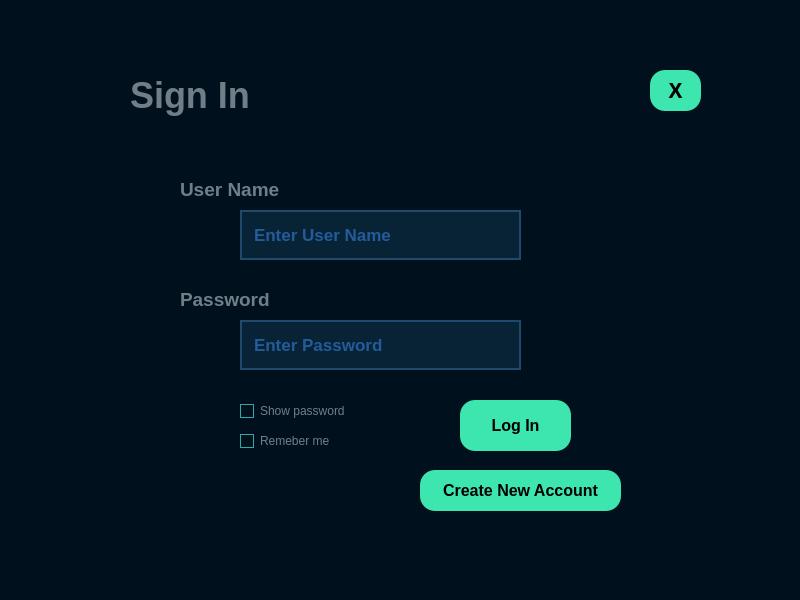
<?xml version="1.0" encoding="UTF-8"?>
<ui version="4.0">
 <class>MainPage</class>
 <widget class="QMainWindow" name="MainPage">
  <property name="geometry">
   <rect>
    <x>0</x>
    <y>0</y>
    <width>800</width>
    <height>600</height>
   </rect>
  </property>
  <property name="windowTitle">
   <string>Tic Tac Toe</string>
  </property>
  <property name="windowIcon">
   <iconset theme="appointment-new"/>
  </property>
  <property name="styleSheet">
   <string notr="true">QWidget
{
	background-color: #00111d;
	color: #000000;
	border-color: #000000;

}</string>
  </property>
  <widget class="QWidget" name="centralwidget">
   <widget class="QLabel" name="label_5">
    <property name="geometry">
     <rect>
      <x>180</x>
      <y>179</y>
      <width>160</width>
      <height>21</height>
     </rect>
    </property>
    <property name="font">
     <font>
      <family>Arial</family>
      <pointsize>14</pointsize>
      <bold>true</bold>
     </font>
    </property>
    <property name="styleSheet">
     <string notr="true">QLabel
{
	background-color: #00111d;
	color: #717e87;
	border-color: #000000;

}</string>
    </property>
    <property name="text">
     <string>User Name</string>
    </property>
    <property name="alignment">
     <set>Qt::AlignLeading|Qt::AlignLeft|Qt::AlignVCenter</set>
    </property>
   </widget>
   <widget class="QLabel" name="label_4">
    <property name="geometry">
     <rect>
      <x>180</x>
      <y>289</y>
      <width>160</width>
      <height>21</height>
     </rect>
    </property>
    <property name="font">
     <font>
      <family>Arial</family>
      <pointsize>14</pointsize>
      <bold>true</bold>
     </font>
    </property>
    <property name="styleSheet">
     <string notr="true">QLabel
{
	background-color: #00111d;
	color: #717e87;
	border-color: #000000;

}</string>
    </property>
    <property name="text">
     <string>Password</string>
    </property>
    <property name="alignment">
     <set>Qt::AlignLeading|Qt::AlignLeft|Qt::AlignVCenter</set>
    </property>
   </widget>
   <widget class="QLineEdit" name="lineEdit_username">
    <property name="geometry">
     <rect>
      <x>240</x>
      <y>210</y>
      <width>281</width>
      <height>50</height>
     </rect>
    </property>
    <property name="font">
     <font>
      <family>Arial</family>
      <pointsize>13</pointsize>
      <italic>false</italic>
      <bold>true</bold>
      <kerning>true</kerning>
     </font>
    </property>
    <property name="styleSheet">
     <string notr="true">QLineEdit
{
	background-color: #082336;
	color: #3e93ff;
	border-style: solid;
	border-width: 2px;
	border-color: #1e4b6d;
	padding: 10px;

}


QLineEdit::hover
{
	background-color: #082336;
	color: #3e93ca;
	border-style: solid;
	border-width: 2px;
	border-color: #01dcff;
	padding: 10px;

}


QLineEdit::focus
{
	
	color: #3e93ca;
	border-style: solid;
	border-width: 2px;
	border-color: #01dcff;
	padding: 10px;

}</string>
    </property>
    <property name="text">
     <string/>
    </property>
    <property name="placeholderText">
     <string>Enter User Name</string>
    </property>
   </widget>
   <widget class="QLineEdit" name="lineEdit_password">
    <property name="geometry">
     <rect>
      <x>240</x>
      <y>320</y>
      <width>281</width>
      <height>50</height>
     </rect>
    </property>
    <property name="font">
     <font>
      <family>Arial</family>
      <pointsize>13</pointsize>
      <bold>true</bold>
     </font>
    </property>
    <property name="styleSheet">
     <string notr="true">QLineEdit
{
	background-color: #082336;
	color: #3e93ff;
	border-style: solid;
	border-width: 2px;
	border-color: #1e4b6d;
	padding: 10px;

}


QLineEdit::hover
{
	background-color: #082336;
	color: #3e93ca;
	border-style: solid;
	border-width: 2px;
	border-color: #01dcff;
	padding: 10px;

}


QLineEdit::focus
{
	
	color: #3e93ca;
	border-style: solid;
	border-width: 2px;
	border-color: #01dcff;
	padding: 10px;

}</string>
    </property>
    <property name="text">
     <string/>
    </property>
    <property name="echoMode">
     <enum>QLineEdit::Password</enum>
    </property>
    <property name="placeholderText">
     <string>Enter Password</string>
    </property>
   </widget>
   <widget class="QPushButton" name="pushButton_LogIn">
    <property name="geometry">
     <rect>
      <x>460</x>
      <y>400</y>
      <width>111</width>
      <height>51</height>
     </rect>
    </property>
    <property name="font">
     <font>
      <family>Arial</family>
      <pointsize>12</pointsize>
      <bold>true</bold>
     </font>
    </property>
    <property name="styleSheet">
     <string notr="true">QPushButton
{
	background-color: #3de6af;
	color: #000000;
	border-style: solid;
	border-radius:15px;
	border-color: #000000;
	font-weight : bold;
	padding: 13px;

}


QPushButton::hover
{
	background-color: #3dffaf;
	color: #000000;
	border-style: solid;
	border-color: #000000;
	font-weight : bold;
	padding: 13px;

}


QPushButton::pressed
{
	background-color: #3dc8af;
	color: #000000;
	border-style: solid;
	border-color: #000000;
	font-weight : bold;
	padding: 13px;

}</string>
    </property>
    <property name="text">
     <string>Log In</string>
    </property>
   </widget>
   <widget class="QPushButton" name="pushButton_signup">
    <property name="geometry">
     <rect>
      <x>420</x>
      <y>470</y>
      <width>201</width>
      <height>41</height>
     </rect>
    </property>
    <property name="font">
     <font>
      <family>Arial</family>
      <pointsize>12</pointsize>
      <bold>true</bold>
     </font>
    </property>
    <property name="styleSheet">
     <string notr="true">QPushButton
{
	background-color: #3de6af;
	color: #000000;
	border-style: solid;
	border-radius:15px;
	border-color: #000000;
	font-weight : bold;
	padding: 13px;

}


QPushButton::hover
{
	background-color: #3dffaf;
	color: #000000;
	border-style: solid;
	border-color: #000000;
	font-weight : bold;
	padding: 13px;

}


QPushButton::pressed
{
	background-color: #3dc8af;
	color: #000000;
	border-style: solid;
	border-color: #000000;
	font-weight : bold;
	padding: 13px;

}</string>
    </property>
    <property name="text">
     <string>Create New Account</string>
    </property>
   </widget>
   <widget class="QPushButton" name="pushButton_exit">
    <property name="geometry">
     <rect>
      <x>650</x>
      <y>70</y>
      <width>51</width>
      <height>41</height>
     </rect>
    </property>
    <property name="font">
     <font>
      <family>Arial</family>
      <pointsize>17</pointsize>
      <bold>true</bold>
     </font>
    </property>
    <property name="styleSheet">
     <string notr="true">QPushButton
{
	background-color: #3de6af;
	color: #000000;
	border-style: solid;
	border-radius:15px;
	border-color: #000000;
	font-weight : bold;
	padding: 13px;

}


QPushButton::hover
{
	background-color: #3dffaf;
	color: #000000;
	border-style: solid;
	border-color: #000000;
	font-weight : bold;
	padding: 13px;

}


QPushButton::pressed
{
	background-color: #3dc8af;
	color: #000000;
	border-style: solid;
	border-color: #000000;
	font-weight : bold;
	padding: 13px;

}</string>
    </property>
    <property name="text">
     <string>X</string>
    </property>
   </widget>
   <widget class="QLabel" name="label_6">
    <property name="geometry">
     <rect>
      <x>130</x>
      <y>70</y>
      <width>141</width>
      <height>51</height>
     </rect>
    </property>
    <property name="font">
     <font>
      <family>Arial</family>
      <pointsize>27</pointsize>
      <bold>true</bold>
     </font>
    </property>
    <property name="styleSheet">
     <string notr="true">QLabel
{
	background-color: #00111d;
	color: #717e87;
	border-color: #000000;

}</string>
    </property>
    <property name="text">
     <string>Sign In</string>
    </property>
    <property name="alignment">
     <set>Qt::AlignLeading|Qt::AlignLeft|Qt::AlignVCenter</set>
    </property>
   </widget>
   <widget class="QCheckBox" name="checkBox_showpassword">
    <property name="geometry">
     <rect>
      <x>240</x>
      <y>400</y>
      <width>111</width>
      <height>22</height>
     </rect>
    </property>
    <property name="styleSheet">
     <string notr="true">QCheckBox
{
	background-color: transparent;
	color: #717e87;
	border-color: #000000;

}


QCheckBox::indicator
{
    color: #b1b1b1;
    background-color: #00111d;
    border: 1px solid #2aaaa8;
    width: 12px;
    height: 12px;

}


QCheckBox::indicator:checked
{
    image:url(&quot;./ressources/check.png&quot;); /*To replace*/
	background-color: #1f2b2b;
    border: 1px solid #2aaaa8;

}


QCheckBox::indicator:unchecked:hover
{
    border: 1px solid #2aaaa8;

}


QCheckBox::disabled
{
	color: #656565;

}


QCheckBox::indicator:disabled
{
	background-color: #656565;
	color: #656565;
    border: 1px solid #656565;

}</string>
    </property>
    <property name="text">
     <string>Show password</string>
    </property>
   </widget>
   <widget class="QCheckBox" name="checkBox_2">
    <property name="geometry">
     <rect>
      <x>240</x>
      <y>430</y>
      <width>111</width>
      <height>22</height>
     </rect>
    </property>
    <property name="styleSheet">
     <string notr="true">QCheckBox
{
	background-color: transparent;
	color: #717e87;
	border-color: #000000;

}


QCheckBox::indicator
{
    color: #b1b1b1;
    background-color: #00111d;
    border: 1px solid #2aaaa8;
    width: 12px;
    height: 12px;

}


QCheckBox::indicator:checked
{
    image:url(&quot;./ressources/check.png&quot;); /*To replace*/
	background-color: #1f2b2b;
    border: 1px solid #2aaaa8;

}


QCheckBox::indicator:unchecked:hover
{
    border: 1px solid #2aaaa8;

}


QCheckBox::disabled
{
	color: #656565;

}


QCheckBox::indicator:disabled
{
	background-color: #656565;
	color: #656565;
    border: 1px solid #656565;

}</string>
    </property>
    <property name="text">
     <string>Remeber me</string>
    </property>
   </widget>
  </widget>
  <widget class="QMenuBar" name="menubar">
   <property name="geometry">
    <rect>
     <x>0</x>
     <y>0</y>
     <width>800</width>
     <height>21</height>
    </rect>
   </property>
  </widget>
  <widget class="QStatusBar" name="statusbar"/>
 </widget>
 <resources/>
 <connections/>
</ui>
